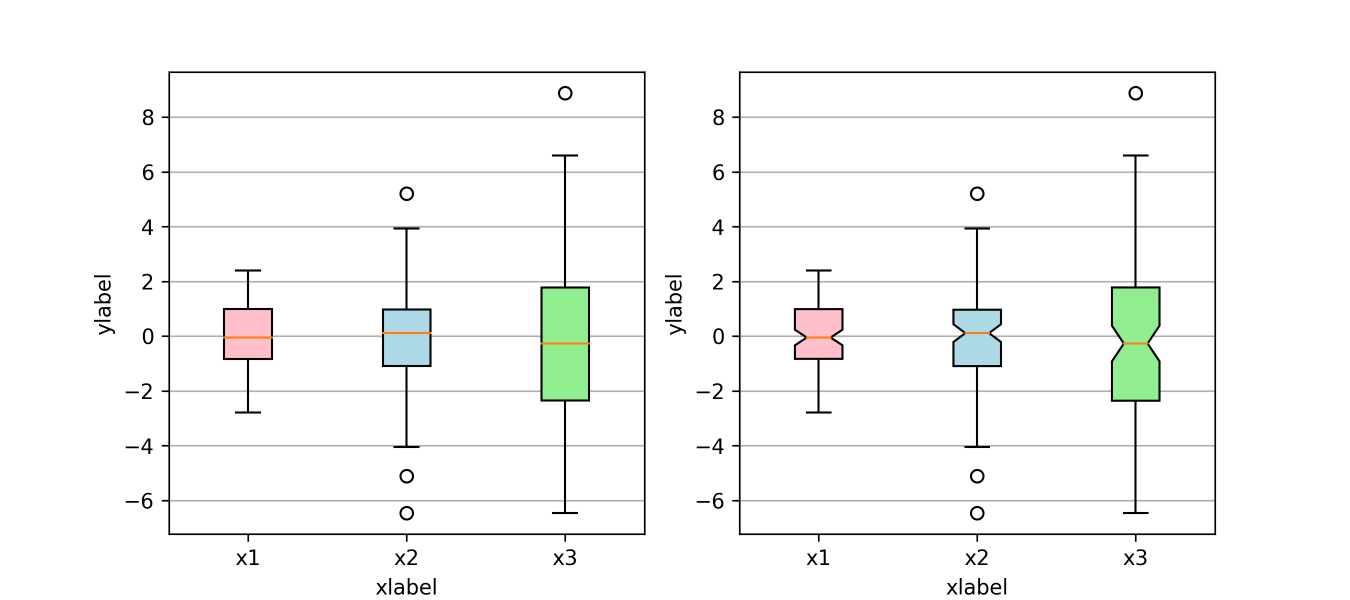
#> input picture 18/boxplot.png, 2700 x 1200 px (shown at 1/2 size)
$ python 18.4_combine_two_images.py
#> lines starting #> are read from the running program, lines starting #| are printed output that depends on the picture
'''

Paste a small image into a big one.

-----------------------------------------------------------
(c) 2013 Allegra Via and Kristian Rother
    Licensed under the conditions of the Python License

    This code appears in section 18.4.1 of the book
    "Managing Biological Data with Python".
-----------------------------------------------------------
'''

from PIL import Image

size = (4500, 2800)
image1 = Image.open('boxplot.png', 'r')
#> image1 is the input picture: PIL image 2700x1200 RGBA; mean R, G, B, A 247, 248, 247, 255
image2 = Image.open('fasta_length_histgram.png', 'r')
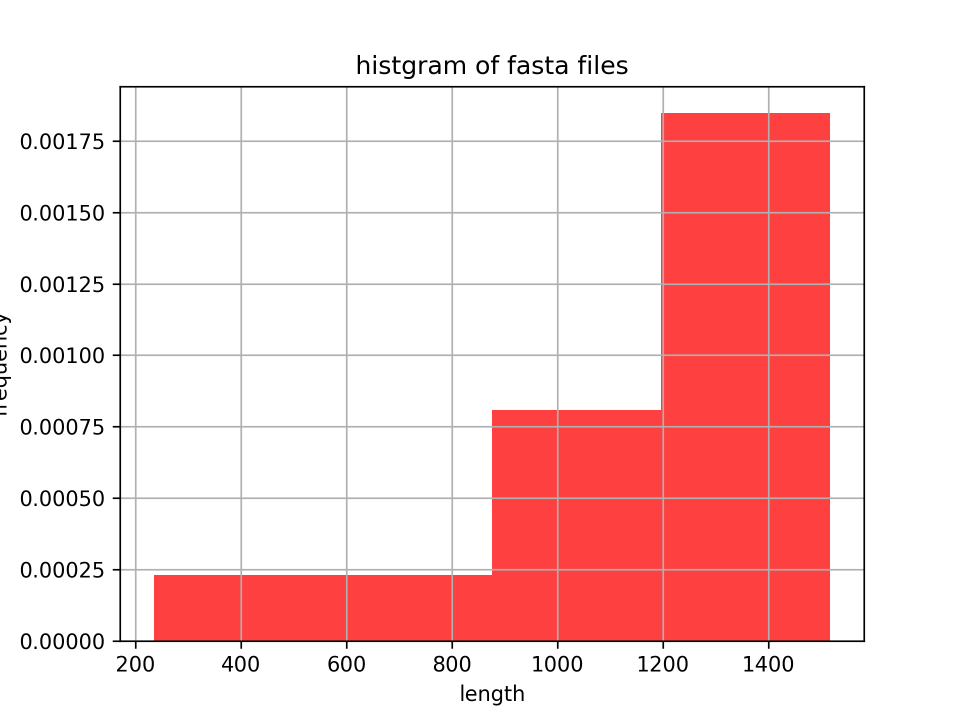
#> input picture 18/fasta_length_histgram.png, 1920 x 1440 px (shown at 1/2 size)
#> image2 is the input picture: PIL image 1920x1440 RGBA; mean R, G, B, A 249.1, 209.1, 209.1, 255
image3 = Image.open('plot_of_ATGU.png', 'r')
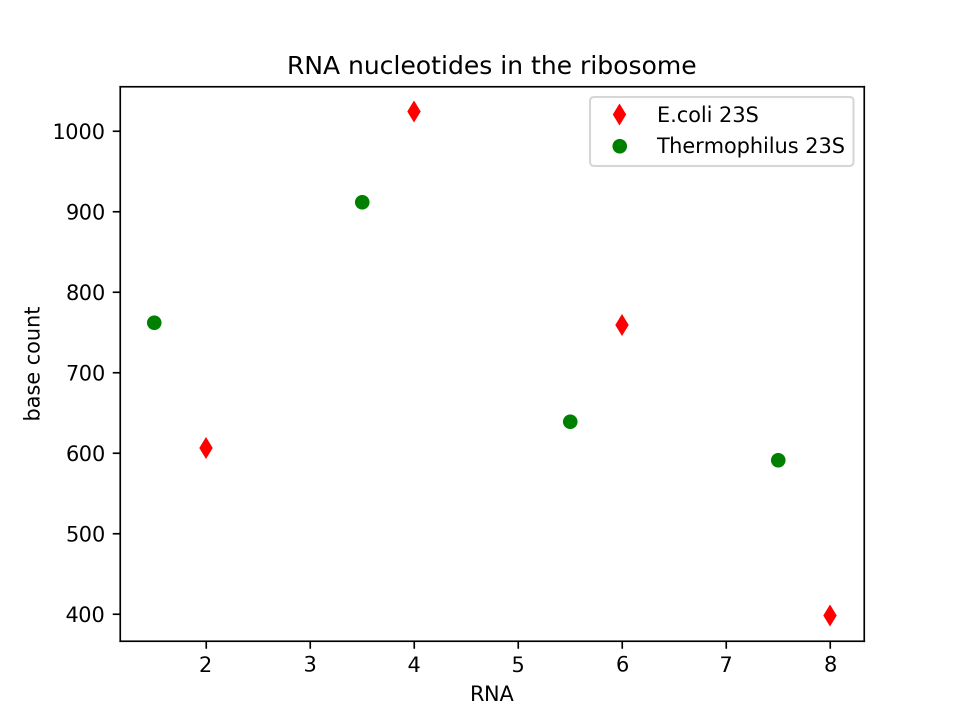
#> input picture 18/plot_of_ATGU.png, 1920 x 1440 px (shown at 1/2 size)
#> image3 is the input picture: PIL image 1920x1440 RGBA; mean R, G, B, A 250.8, 250.7, 250.5, 255
image4 = Image.open('neuron.png', 'r')
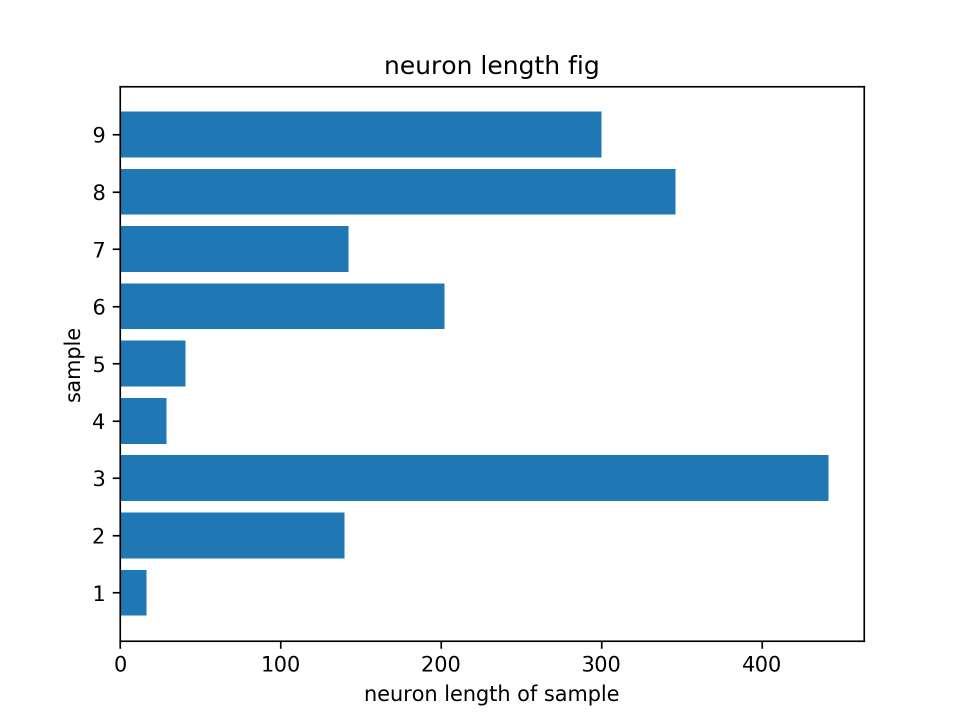
#> input picture 18/neuron.png, 1920 x 1440 px (shown at 1/2 size)
#> image4 is the input picture: PIL image 1920x1440 RGBA; mean R, G, B, A 212.5, 228, 238.7, 255
i = Image.new('RGB', size, 'white')
#> i: PIL image 4500x2800 RGB; every value is 255
i.paste(image1, (-200, 36))
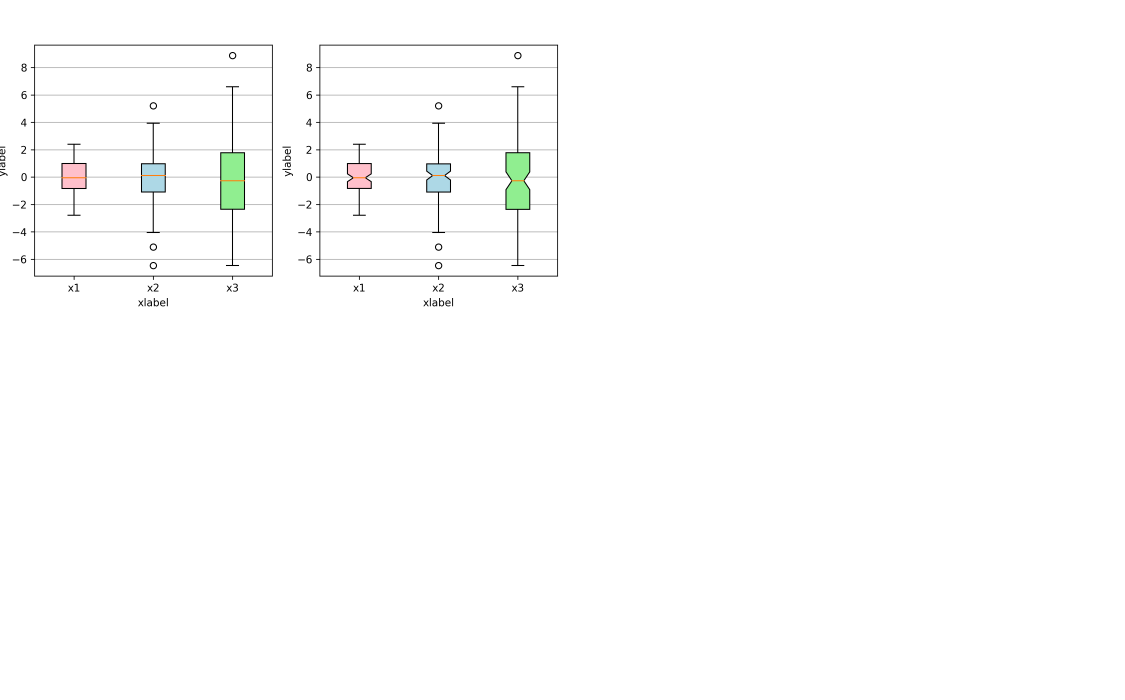
#> i: PIL image 4500x2800 RGB (shown at 1/4 size); mean R, G, B 253, 253.2, 252.9
i.paste(image2, (2260, 1390))
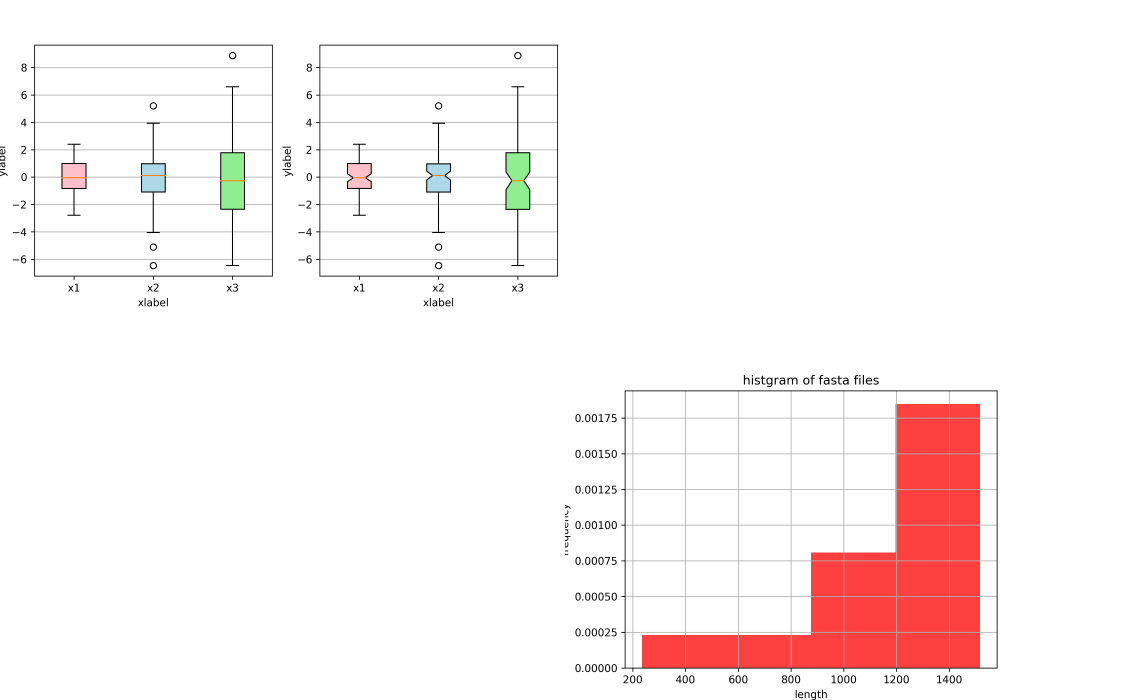
#> i: PIL image 4500x2800 RGB (shown at 1/4 size); mean R, G, B 251.7, 243.1, 242.9
i.paste(image3, (100, 1390))
i.paste(image4, (2260, -100))
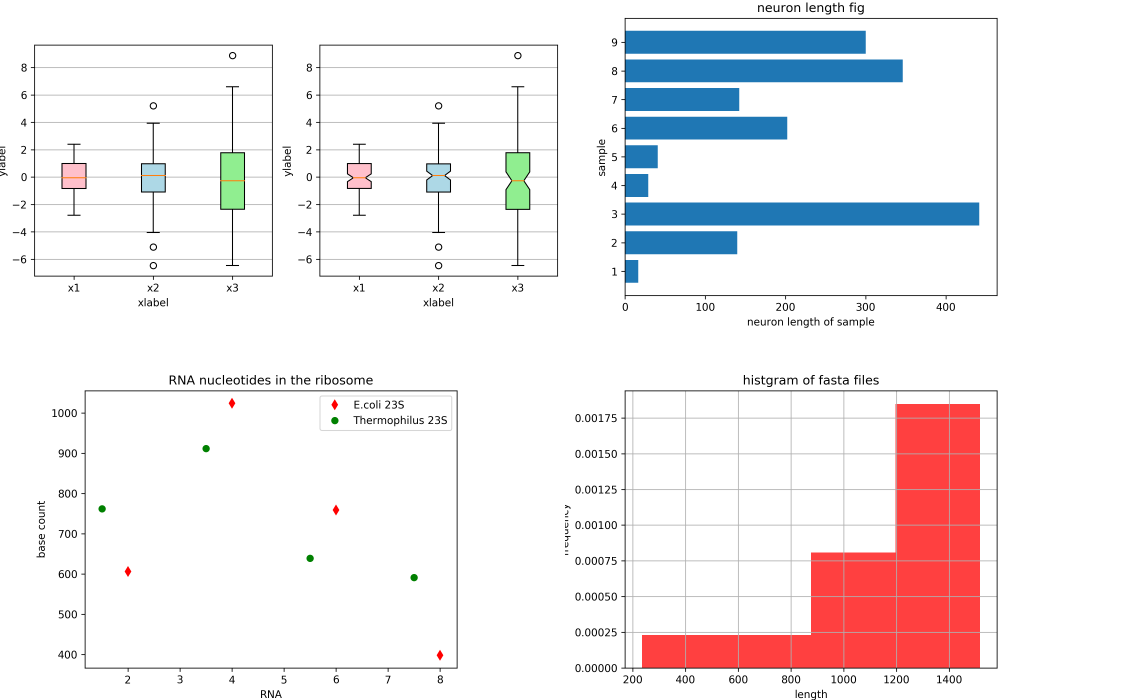
#> i: PIL image 4500x2800 RGB (shown at 1/4 size); mean R, G, B 241.4, 236.2, 238.3
i.save('combined.png')
